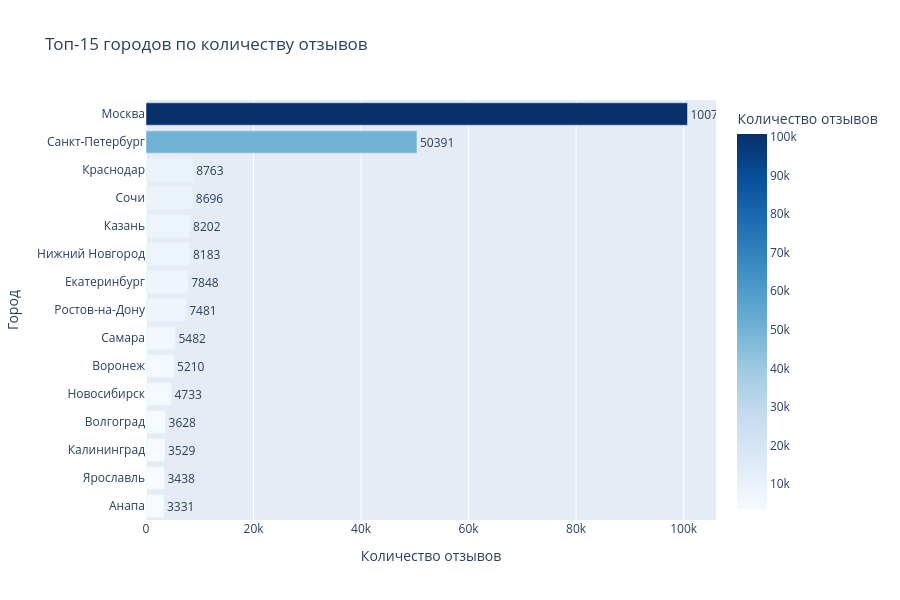

The notebook cell saved with this chart:
### Markdown cell above
По графику топ-20 рубрик видно, что явный лидер по количеству отзывов - рестораны и кафе, за ними идут магазины, аптеки и салоны красоты. Именно в этих категориях люди наиболее активно делятся впечатлениями.

**🌐 Интерактивная версия:** [Открыть график](https://tihonizy.github.io/skillfactory-ds/project_6/rubrics.html) *(можно навести мышкой на столбцы, приближать)*

### Code cell
# Построим график количества отзывов по городам (топ-15)
def extract_city(address):
    if pd.isna(address):
        return 'Не указан'
    parts = [p.strip() for p in str(address).split(',')]
    if not parts:
        return 'Не указан'
    region_keywords = ['область', 'край', 'республика', 'автономный округ', 'ао']
    first_lower = parts[0].lower()
    if any(kw in first_lower for kw in region_keywords) and len(parts) >= 2:
        return parts[1]
    return parts[0]

data_clean['city'] = data_clean['address'].apply(extract_city)

city_counts = data_clean['city'].value_counts().head(15).reset_index()
city_counts.columns = ['city', 'count']
city_counts = city_counts.sort_values('count', ascending=True)

fig_cities = px.bar(
    city_counts, x='count', y='city', orientation='h', text_auto='.0f',
    color='count', color_continuous_scale='Blues',
    title='Топ-15 городов по количеству отзывов',
    labels={'count': 'Количество отзывов', 'city': 'Город'}, height=600
)
fig_cities.update_traces(textposition='outside')
fig_cities.update_layout(yaxis={'categoryorder': 'total ascending'})

# сохраняем HTML для GitHub Pages
pio.write_html(fig_cities, "public/cities.html", full_html=True)
fig_cities.show()

### Figure 1 — Plotly figure (JSON) as saved in the notebook; plotly's stock layout.template omitted (floating-point values rounded to 4 significant figures)
{"data": [{"hovertemplate": "Количество отзывов=%{marker.color}<br>Город=%{y}<extra></extra>", "legendgroup": "", "marker": {"color": [3331, 3438, 3529, 3628, 4733, 5210, 5482, 7481, 7848, 8183, 8202, 8696, 8763, 50391, 100711], "coloraxis": "coloraxis", "pattern": {"shape": ""}}, "name": "", "orientation": "h", "showlegend": false, "textposition": "outside", "texttemplate": "%{x:.0f}", "type": "bar", "x": [3331, 3438, 3529, 3628, 4733, 5210, 5482, 7481, 7848, 8183, 8202, 8696, 8763, 50391, 100711], "xaxis": "x", "y": ["Анапа", "Ярославль", "Калининград", "Волгоград", "Новосибирск", "Воронеж", "Самара", "Ростов-на-Дону", "Екатеринбург", "Нижний Новгород", "Казань", "Сочи", "Краснодар", "Санкт-Петербург", "Москва"], "yaxis": "y"}], "layout": {"barmode": "relative", "coloraxis": {"colorbar": {"title": {"text": "Количество отзывов"}}, "colorscale": [[0, "rgb(247,251,255)"], [0.125, "rgb(222,235,247)"], [0.25, "rgb(198,219,239)"], [0.375, "rgb(158,202,225)"], [0.5, "rgb(107,174,214)"], [0.625, "rgb(66,146,198)"], [0.75, "rgb(33,113,181)"], [0.875, "rgb(8,81,156)"], [1, "rgb(8,48,107)"]]}, "height": 600, "legend": {"tracegroupgap": 0}, "title": {"text": "Топ-15 городов по количеству отзывов"}, "xaxis": {"anchor": "y", "domain": [0, 1], "title": {"text": "Количество отзывов"}}, "yaxis": {"anchor": "x", "categoryorder": "total ascending", "domain": [0, 1], "title": {"text": "Город"}}}}
